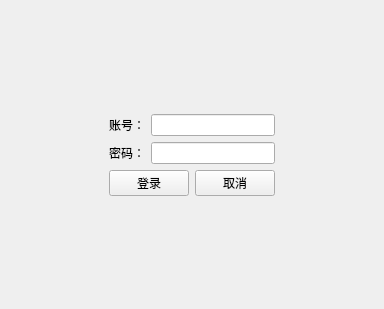
<?xml version="1.0" encoding="UTF-8"?>
<ui version="4.0">
 <class>mytest</class>
 <widget class="QWidget" name="mytest">
  <property name="geometry">
   <rect>
    <x>0</x>
    <y>0</y>
    <width>384</width>
    <height>309</height>
   </rect>
  </property>
  <property name="windowTitle">
   <string>mytest</string>
  </property>
  <layout class="QGridLayout" name="gridLayout">
   <item row="0" column="1">
    <spacer name="verticalSpacer">
     <property name="orientation">
      <enum>Qt::Vertical</enum>
     </property>
     <property name="sizeHint" stdset="0">
      <size>
       <width>20</width>
       <height>96</height>
      </size>
     </property>
    </spacer>
   </item>
   <item row="1" column="1">
    <layout class="QHBoxLayout" name="horizontalLayout">
     <item>
      <widget class="QLabel" name="label">
       <property name="text">
        <string>账号：</string>
       </property>
      </widget>
     </item>
     <item>
      <widget class="QLineEdit" name="line_Name">
       <property name="focusPolicy">
        <enum>Qt::StrongFocus</enum>
       </property>
      </widget>
     </item>
    </layout>
   </item>
   <item row="2" column="0">
    <spacer name="horizontalSpacer">
     <property name="orientation">
      <enum>Qt::Horizontal</enum>
     </property>
     <property name="sizeHint" stdset="0">
      <size>
       <width>90</width>
       <height>20</height>
      </size>
     </property>
    </spacer>
   </item>
   <item row="2" column="1">
    <layout class="QHBoxLayout" name="horizontalLayout_2">
     <item>
      <widget class="QLabel" name="label_2">
       <property name="text">
        <string>密码：</string>
       </property>
      </widget>
     </item>
     <item>
      <widget class="QLineEdit" name="line_Pwd">
       <property name="focusPolicy">
        <enum>Qt::StrongFocus</enum>
       </property>
       <property name="echoMode">
        <enum>QLineEdit::Password</enum>
       </property>
      </widget>
     </item>
    </layout>
   </item>
   <item row="2" column="2">
    <spacer name="horizontalSpacer_2">
     <property name="orientation">
      <enum>Qt::Horizontal</enum>
     </property>
     <property name="sizeHint" stdset="0">
      <size>
       <width>90</width>
       <height>20</height>
      </size>
     </property>
    </spacer>
   </item>
   <item row="3" column="1">
    <layout class="QHBoxLayout" name="horizontalLayout_3">
     <item>
      <widget class="QPushButton" name="btn_Login">
       <property name="focusPolicy">
        <enum>Qt::TabFocus</enum>
       </property>
       <property name="text">
        <string>登录</string>
       </property>
      </widget>
     </item>
     <item>
      <widget class="QPushButton" name="bth_Cancel">
       <property name="focusPolicy">
        <enum>Qt::TabFocus</enum>
       </property>
       <property name="text">
        <string>取消</string>
       </property>
      </widget>
     </item>
    </layout>
   </item>
   <item row="4" column="1">
    <spacer name="verticalSpacer_2">
     <property name="orientation">
      <enum>Qt::Vertical</enum>
     </property>
     <property name="sizeHint" stdset="0">
      <size>
       <width>20</width>
       <height>95</height>
      </size>
     </property>
    </spacer>
   </item>
  </layout>
 </widget>
 <tabstops>
  <tabstop>line_Name</tabstop>
  <tabstop>line_Pwd</tabstop>
  <tabstop>btn_Login</tabstop>
  <tabstop>bth_Cancel</tabstop>
 </tabstops>
 <resources/>
 <connections/>
</ui>
